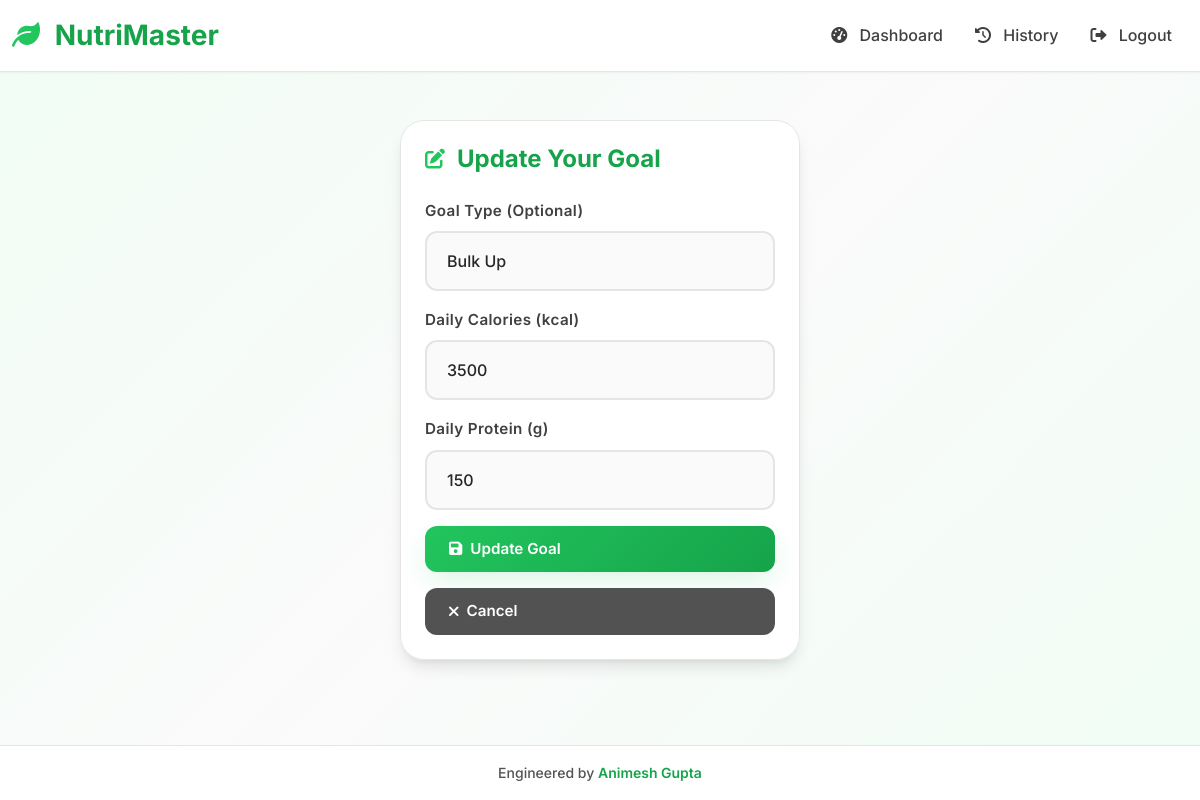
The app's page /update_goal (signed in) with its own data.
### tables this page shows
CREATE TABLE goals (
        user_id INTEGER,
        goal_type TEXT,
        daily_calories INTEGER,
        daily_protein INTEGER,
        FOREIGN KEY (user_id) REFERENCES users(id)
    );

### app.py (the view, shortened to what this page needs)
@app.route('/update_goal', methods=['GET', 'POST'])
def update_goal():
    if 'user_id' not in session:
        return redirect(url_for('login'))
    conn = get_db()
    c = conn.cursor()
    c.execute('SELECT goal_type, daily_calories, daily_protein FROM goals WHERE user_id = ?', (session['user_id'],))
    current_goal = c.fetchone()
    conn.close()
    return render_template('update_goal.html', current_goal=current_goal)

### app.py (called while the page is built)
def get_db():
    conn = sqlite3.connect('database.db')
    conn.row_factory = sqlite3.Row
    return conn

### templates/update_goal.html (shortened to what this page needs)
{% extends 'base.html' %}
{% block content %}
<div class="card shadow p-4 mx-auto" style="max-width: 400px; animation: fadeIn 1s;">
    <h2 class="card-title text-center text-primary"><i class="fas fa-edit"></i> Update Your Goal</h2>
    <form method="POST">
        <div class="mb-3">
            <label for="goal" class="form-label">Goal Type (Optional)</label>
            <select class="form-select" id="goal" name="goal">
                <option value="bulk" {% if current_goal and current_goal['goal_type'] == 'bulk' %}selected{% endif %}>Bulk Up</option>
            </select>
        </div>
        <div class="mb-3">
            <label for="daily_calories" class="form-label">Daily Calories (kcal)</label>
            <input type="number" class="form-control" id="daily_calories" name="daily_calories" required
                   value="{{ current_goal['daily_calories'] if current_goal else 2000 }}">
        </div>
        <div class="mb-3">
            <label for="daily_protein" class="form-label">Daily Protein (g)</label>
            <input type="number" class="form-control" id="daily_protein" name="daily_protein" required
                   value="{{ current_goal['daily_protein'] if current_goal else 120 }}">
        </div>
        <button type="submit" class="btn btn-primary w-100"><i class="fas fa-save"></i> Update Goal</button>
    </form>
    <a href="{{ url_for('dashboard') }}" class="btn btn-secondary w-100 mt-3"><i class="fas fa-times"></i> Cancel</a>
</div>
{% endblock %}

### static/css/style.css (style rules this page uses)
:root { --primary-50: #f0fdf4; --primary-100: #dcfce7; --primary-200: #bbf7d0; --primary-300: #86efac; --primary-400: #4ade80; --primary-500: #22c55e; --primary-600: #16a34a; --primary-700: #15803d; --primary-800: #166534; --primary-900: #14532d; --neutral-50: #fafafa; --neutral-100: #f5f5f5; --neutral-200: #e5e5e5; --neutral-300: #d4d4d4; --neutral-400: #a3a3a3; --neutral-500: #737373; --neutral-600: #525252; --neutral-700: #404040; --neutral-800: #262626; --neutral-900: #171717; --success: #22c55e; --warning: #f59e0b; --error: #ef4444; --info: #3b82f6; --font-family-primary: 'Inter', -apple-system, BlinkMacSystemFont, 'Segoe UI', sans-serif; --font-family-display: 'Inter', system-ui, sans-serif; --space-1: 0.25rem; --space-2: 0.5rem; --space-3: 0.75rem; --space-4: 1rem; --space-5: 1.25rem; --space-6: 1.5rem; --space-8: 2rem; --space-10: 2.5rem; --space-12: 3rem; --space-16: 4rem; --radius-sm: 0.375rem; --radius-md: 0.5rem; --radius-lg: 0.75rem; --radius-xl: 1rem; --radius-2xl: 1.5rem; --radius-full: 9999px; --shadow-sm: 0 1px 2px 0 rgba(0, 0, 0, 0.05); --shadow-md: 0 4px 6px -1px rgba(0, 0, 0, 0.1), 0 2px 4px -1px rgba(0, 0, 0, 0.06); --shadow-lg: 0 10px 15px -3px rgba(0, 0, 0, 0.1), 0 4px 6px -2px rgba(0, 0, 0, 0.05); --shadow-xl: 0 20px 25px -5px rgba(0, 0, 0, 0.1), 0 10px 10px -5px rgba(0, 0, 0, 0.04); --shadow-2xl: 0 25px 50px -12px rgba(0, 0, 0, 0.25); --shadow-green: 0 10px 30px -5px rgba(34, 197, 94, 0.2); --transition-fast: 150ms cubic-bezier(0.4, 0, 0.2, 1); --transition-normal: 250ms cubic-bezier(0.4, 0, 0.2, 1); --transition-slow: 350ms cubic-bezier(0.4, 0, 0.2, 1); }
* { box-sizing: border-box; margin: 0; padding: 0; }
html { font-size: 16px; scroll-behavior: smooth; }
body { font-family: var(--font-family-primary); background: linear-gradient(135deg, var(--primary-50) 0%, var(--neutral-50) 50%, var(--primary-50) 100%); background-attachment: fixed; color: var(--neutral-800); line-height: 1.6; font-weight: 400; -webkit-font-smoothing: antialiased; -moz-osx-font-smoothing: grayscale; min-height: 100vh; position: relative; }
body { padding-bottom: 80px; }
.card { background: rgba(255, 255, 255, 0.98); border: 1px solid var(--neutral-200); border-radius: var(--radius-2xl); box-shadow: var(--shadow-md); transition: all var(--transition-normal); overflow: hidden; position: relative; animation: scaleIn var(--transition-slow); }
.card-title { font-family: var(--font-family-display); font-weight: 700; font-size: 1.5rem; color: var(--neutral-900); margin-bottom: var(--space-6); display: flex; align-items: center; gap: var(--space-3); }
.card-title i { color: var(--primary-500); font-size: 1.25rem; }
.btn { font-weight: 600; font-size: 0.95rem; padding: var(--space-3) var(--space-6); border-radius: var(--radius-lg); border: none; transition: all var(--transition-normal); cursor: pointer; display: inline-flex; align-items: center; gap: var(--space-2); text-decoration: none; position: relative; overflow: hidden; }
.btn-primary { background: linear-gradient(135deg, var(--primary-500), var(--primary-600)); color: white; box-shadow: var(--shadow-green); }
.btn-secondary { background: var(--neutral-600); color: white; }
.form-control, .form-select { border: 2px solid var(--neutral-200); border-radius: var(--radius-lg); padding: var(--space-4) var(--space-5); font-size: 1rem; font-weight: 500; background: var(--neutral-50); transition: all var(--transition-normal); color: var(--neutral-800); }
.form-label { font-weight: 600; color: var(--neutral-700); margin-bottom: var(--space-2); font-size: 0.95rem; letter-spacing: 0.025em; }
h1, h2, h3, h4, h5, h6 { font-family: var(--font-family-display); font-weight: 700; color: var(--neutral-900); line-height: 1.2; }
.text-primary { color: var(--primary-600) !important; }
.shadow { box-shadow: var(--shadow-lg) !important; }

### records on screen
goals: goal "Bulk Up", daily_calories "3500", daily_protein "150"
